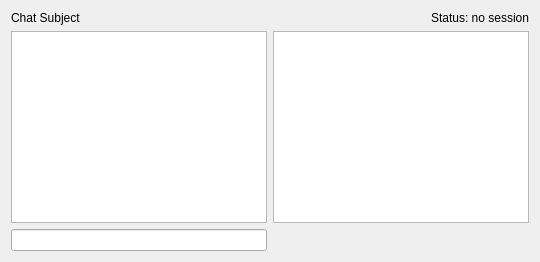
      <widget class="QWidget" name="chat">
       <attribute name="title">
        <string>Chat</string>
       </attribute>
       <layout class="QGridLayout" name="gridLayout_8">
        <item row="1" column="1">
         <widget class="QListWidget" name="chatMembersList">
          <property name="sizePolicy">
           <sizepolicy hsizetype="Fixed" vsizetype="Expanding">
            <horstretch>0</horstretch>
            <verstretch>0</verstretch>
           </sizepolicy>
          </property>
          <property name="minimumSize">
           <size>
            <width>100</width>
            <height>0</height>
           </size>
          </property>
         </widget>
        </item>
        <item row="0" column="0">
         <widget class="QLabel" name="chatSubjectLabel">
          <property name="sizePolicy">
           <sizepolicy hsizetype="Maximum" vsizetype="Fixed">
            <horstretch>0</horstretch>
            <verstretch>0</verstretch>
           </sizepolicy>
          </property>
          <property name="text">
           <string>Chat Subject</string>
          </property>
          <property name="margin">
           <number>6</number>
          </property>
         </widget>
        </item>
        <item row="1" column="0">
         <widget class="QTextEdit" name="chatText">
          <property name="sizePolicy">
           <sizepolicy hsizetype="Preferred" vsizetype="Preferred">
            <horstretch>0</horstretch>
            <verstretch>0</verstretch>
           </sizepolicy>
          </property>
          <property name="minimumSize">
           <size>
            <width>0</width>
            <height>0</height>
           </size>
          </property>
          <property name="readOnly">
           <bool>true</bool>
          </property>
         </widget>
        </item>
        <item row="2" column="0">
         <widget class="QLineEdit" name="chatSendLine"/>
        </item>
        <item row="0" column="1">
         <widget class="QLabel" name="chatStatusLabel">
          <property name="sizePolicy">
           <sizepolicy hsizetype="Minimum" vsizetype="Fixed">
            <horstretch>0</horstretch>
            <verstretch>0</verstretch>
           </sizepolicy>
          </property>
          <property name="text">
           <string>Status: no session</string>
          </property>
          <property name="alignment">
           <set>Qt::AlignRight|Qt::AlignTrailing|Qt::AlignVCenter</set>
          </property>
         </widget>
        </item>
       </layout>
      </widget>
